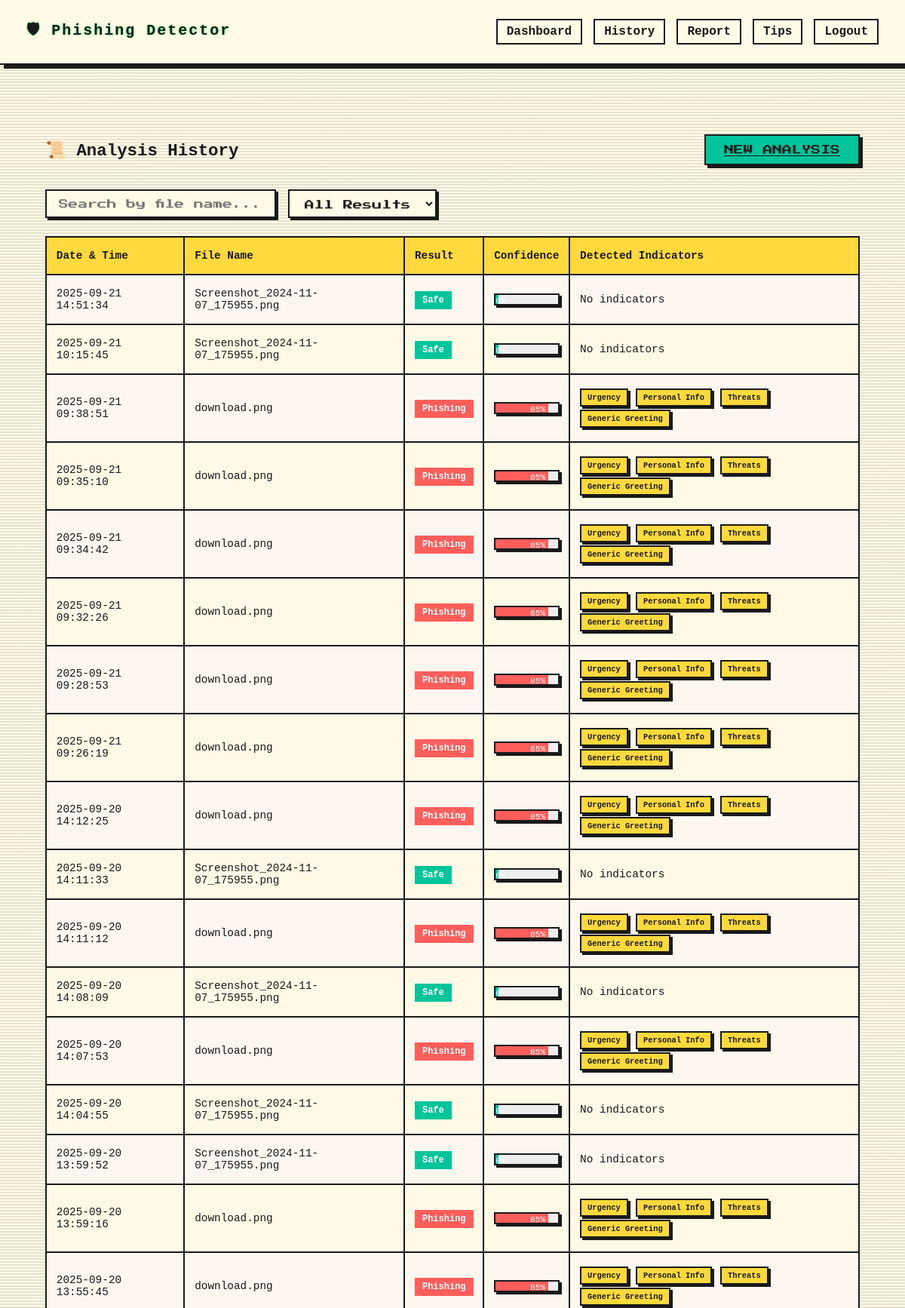
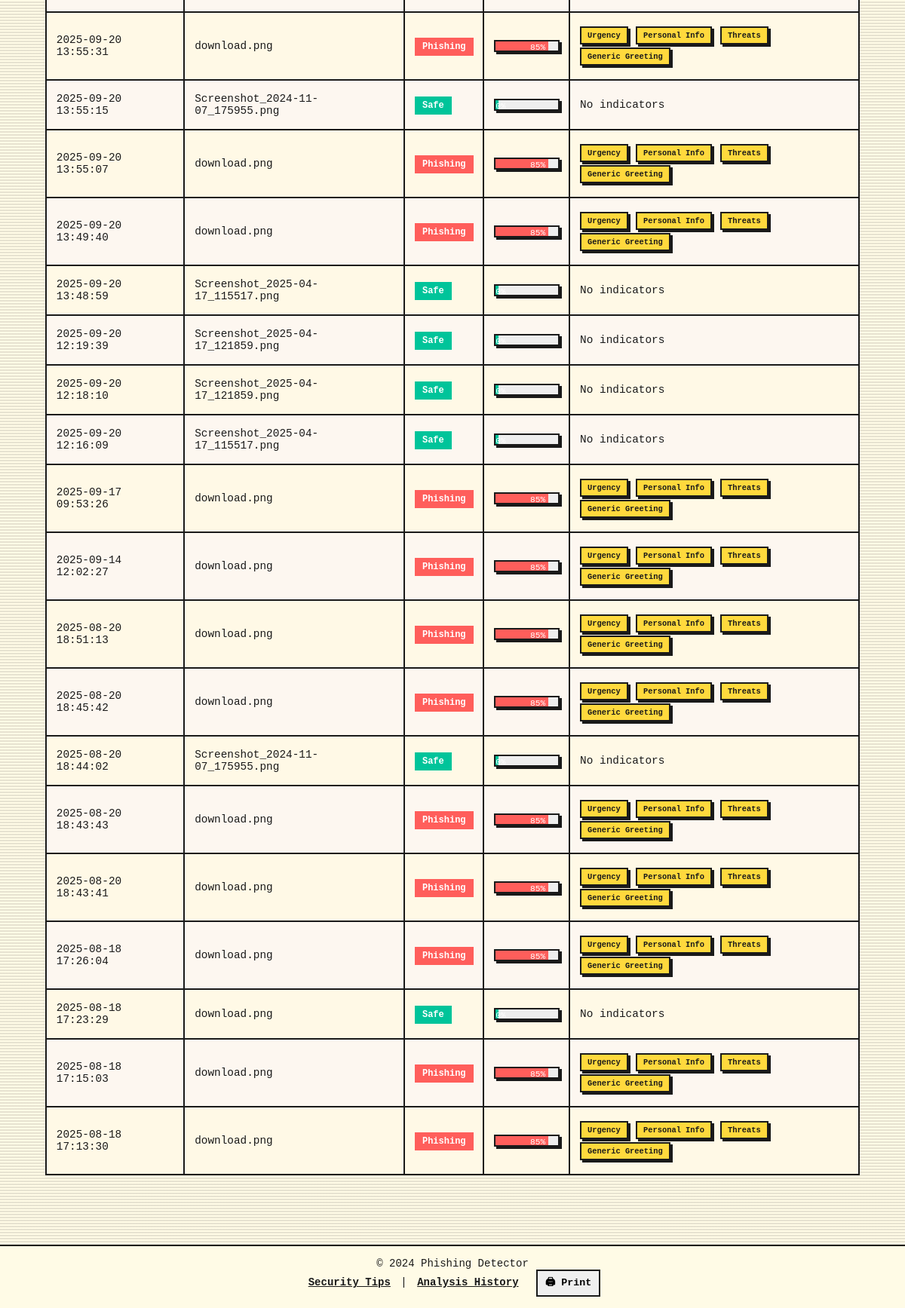
The page /history (signed in) on the database its author committed (2 pictures, top to bottom).
### app.py (models this page shows)
class EmailAnalysis(db.Model):
    id = db.Column(db.Integer, primary_key=True)
    filename = db.Column(db.String(100), nullable=False)
    is_phishing = db.Column(db.Boolean, nullable=False)
    confidence_score = db.Column(db.Float, nullable=False)
    detected_indicators = db.Column(db.Text, nullable=True)
    urls_found = db.Column(db.Text, nullable=True)
    model_predictions = db.Column(db.Text, nullable=True)
    timestamp = db.Column(db.DateTime, default=datetime.utcnow)
    user_id = db.Column(db.Integer, db.ForeignKey('user.id'), nullable=False)

### app.py (the view)
@app.route('/history')
@login_required
def history():
    user_id = session['user_id']
    analyses = EmailAnalysis.query.filter_by(user_id=user_id).order_by(EmailAnalysis.timestamp.desc()).all()
    return render_template('history.html', analyses=analyses)

### app.py (called while the page is built)
def login_required(f):
    @wraps(f)
    def decorated_function(*args, **kwargs):
        if 'user_id' not in session:
            flash('Please log in to access this page.', 'danger')
            return redirect(url_for('login_page'))
        return f(*args, **kwargs)
    return decorated_function

### templates/history.html (shortened to what this page needs)
{% extends "base.html" %}
{% block content %}
<div class="dashboard-container">
  <div class="card-history-header">
    <h2 class="glitch-hover">📜 Analysis History</h2>
    <a href="{{ url_for('dashboard') }}" class="btn">NEW ANALYSIS</a>
  </div>
  <div class="search-filter">
    <input id="searchInput" type="text" placeholder="Search by file name...">
    <select id="filterSelect">
      <option value="all">All Results</option>
    </select>
  </div>
  {% if analyses %}
  <div style="overflow-x:auto;">
    <table id="historyTable">
      <thead>
        <tr>
          <th>Date & Time</th>
          <th>File Name</th>
          <th>Result</th>
          <th>Confidence</th>
          <th>Detected Indicators</th>
        </tr>
      </thead>
      <tbody>
        {% for analysis in analyses %}
        <tr data-result="{{ 'phishing' if analysis.is_phishing else 'safe' }}">
          <td>{{ analysis.timestamp.strftime('%Y-%m-%d %H:%M:%S') }}</td>
          <td class="file-name">{{ analysis.filename }}</td>
          <td>
            {% if analysis.is_phishing %}
              <span class="badge-phishing">Phishing</span>
            {% else %}
              <span class="badge-safe">Safe</span>
            {% endif %}
          </td>
          <td>
            <div class="retro-bar">
              <div class="retro-bar-fill {{ 'danger' if analysis.is_phishing else 'safe' }}"
                   style="--target-width: {{ analysis.confidence_score }}%; width: {{ analysis.confidence_score }}%;">
                   {{ "%.0f"|format(analysis.confidence_score) }}%
              </div>
            </div>
          </td>
          <td>
            {% if analysis.detected_indicators %}
              {% for indicator in analysis.detected_indicators.split(',') %}
                {% if indicator %}
                  <span class="badge-indicator" title="{{ indicator.replace('_',' ').title() }}">
                    {{ indicator.replace('_',' ').title() }}
                  </span>
                {% endif %}
              {% endfor %}
            {% else %}
              <span class="text-muted fst-italic">No indicators</span>
            {% endif %}
          </td>
        </tr>
        {% endfor %}
      </tbody>
    </table>
  </div>
  {% else %}
  <div class="empty-state retro-terminal">
    <p>> <span class="typing">No analysis done yet...</span></p>
    <p>> Upload an email to begin scanning.</p>
  </div>
  {% endif %}
</div>
{% endblock %}

### templates/base.html (shortened to what this page needs)
<!DOCTYPE html>
<html lang="en">
<head>
</head>
<body>
  <div class="navbar">
    <div class="brand crt-text">🛡 Phishing Detector</div>
    <ul>
      {% if session.get('user_id') %}
        <li><a href="/dashboard">Dashboard</a></li>
        <li><a href="/history">History</a></li>
        <li><a href="/report">Report</a></li>
        <li><a href="/tips">Tips</a></li>
        <li style="position: relative;">
    <a href="#" id="logout-link">Logout</a>
</li>
      {% else %}
        <li><a href="/">Home</a></li>
        <li><a href="/login">Login</a></li>
        <li><a href="/register">Register</a></li>
      {% endif %}
    </ul>
  </div>
  <div class="content">
    {% block content %}{% endblock %}
  </div>
  <div class="footer">
    <p>© 2024 Phishing Detector</p>
    <p>
      <a href="/tips">Security Tips</a> |
      <a href="/history">Analysis History</a>
      <button class="print-btn" onclick="window.print()">🖨 Print</button>
    </p>
  </div>
</body>
</html>

### templates/base.html (style rules this page uses)
:root { --primary: #000; --secondary: #fffbe6; --accent: #FF5E5B; --shadow: 5px 5px 0px var(--primary); }
* { margin: 0; padding: 0; box-sizing: border-box; font-family: 'Courier New', monospace; }
body { background-color: var(--secondary); color: var(--primary); min-height: 100vh; display: flex; flex-direction: column; background-image: linear-gradient(rgba(18, 16, 16, 0.1) 50%, transparent 50%); background-size: 100% 4px; }
.navbar { background-color: var(--secondary); border-bottom: 2px solid var(--primary); padding: 25px 35px; display: flex; justify-content: space-between; align-items: center; box-shadow: var(--shadow); }
.navbar .brand { font-size: 20px; font-weight: bold; letter-spacing: 2px; }
.navbar ul { list-style: none; display: flex; gap: 15px; }
.navbar a { text-decoration: none; font-weight: bold; color: var(--primary); border: 2px solid var(--primary); padding: 6px 12px; background-color: var(--secondary); transition: all 0.2s ease; cursor: pointer; }
.content { flex: 1; padding: 5%; max-width: none; margin: 0 auto; }
.footer { border-top: 2px solid var(--primary); padding: 15px; text-align: center; font-size: 14px; background-color: var(--secondary); box-shadow: var(--shadow); }
.footer a { color: var(--primary); text-decoration: underline; font-weight: bold; margin: 0 5px; }
.print-btn { color: black; border: 2px solid var(--primary); padding: 5px 10px; font-weight: bold; cursor: pointer; margin-left: 10px; transition: all 0.2s; }
.crt-text { text-shadow: 0 0 2px rgba(0, 255, 85, 0.4); }

### templates/logout_confirm.html (style rules this page uses)
.crt-text { text-shadow: 0 0 3px rgba(0, 255, 85, 0.8); }

### templates/history.html (style rules this page uses)
:root { --primary: #1a1a1a; --secondary: #fffbe6; --accent: #ff5e5b; --accent2: #00c49a; --accent3: #ffd93d; --shadow: 5px 5px 0 var(--primary); }
.dashboard-container { width: 100%; padding: 2rem 0; font-family: 'Press Start 2P', monospace, 'Courier New', monospace; box-sizing: border-box; }
.card-history-header { display: flex; justify-content: space-between; align-items: center; flex-wrap: wrap; margin-bottom: 2rem; }
.card-history-header h2 { font-size: 1.4rem; color: var(--primary); }
.card-history-header a.btn { font-family: 'Press Start 2P', monospace; font-size: 0.8rem; padding: 0.75rem 1.5rem; border: 2px solid var(--primary); background: var(--accent2); color: var(--primary); box-shadow: 4px 4px 0 var(--primary); transition: all 0.2s; }
.search-filter { display: flex; gap: 1rem; margin-bottom: 1.5rem; flex-wrap: wrap; }
.search-filter input, .search-filter select { font-family: 'Press Start 2P', monospace; font-size: 0.8rem; border: 2px solid var(--primary); background: var(--secondary); color: var(--primary); padding: 0.6rem 1rem; box-shadow: 3px 3px 0 var(--primary); transition: all 0.2s; }
table { font-family: 'Press Start 2P', monospace; font-size: 0.9rem; border-collapse: collapse; width: 100%; }
table th, table td { border: 2px solid var(--primary); padding: 1rem 0.8rem; text-align: left; }
table th { background: var(--accent3); color: var(--primary); }
table tbody tr { transition: transform 0.25s ease, box-shadow 0.25s ease, background 0.25s ease; cursor: pointer; }
table tbody tr:nth-child(even) { background: #fff9e6; }
table tbody tr:nth-child(odd) { background: #fdf7f0; }
.retro-bar { border: 2px solid var(--primary); width: 100%; background: #eee; height: 1rem; box-shadow: 3px 3px 0 var(--primary); }
.retro-bar-fill { height: 100%; text-align: right; padding-right: 4px; font-size: 0.7rem; line-height: 1rem; color: #fff; animation: growBar 1s ease-in-out forwards; }
.retro-bar-fill.safe { background: var(--accent2); }
.retro-bar-fill.danger { background: var(--accent); }
.badge-phishing, .badge-safe, .badge-indicator { transform: scale(0); animation: pop 0.3s forwards; }
.badge-phishing { background: var(--accent); color: #fff; font-weight: bold; padding: 5px 10px; font-size: 0.75rem; }
.badge-safe { background: var(--accent2); color: #fff; font-weight: bold; padding: 5px 10px; font-size: 0.75rem; }
.badge-indicator { background: var(--accent3); color: var(--primary); font-weight: bold; border: 2px solid var(--primary); box-shadow: 3px 3px 0 var(--primary); display: inline-block; padding: 4px 8px; margin: 2px 2px 2px 0; font-size: 0.65rem; }

### rows shown on the page
EmailAnalysis: timestamp "2025-09-21 14:51:34", filename "Screenshot_2024-11-07_175955.png", is_phishing "Safe", confidence_score "0", detected_indicators "No indicators"
EmailAnalysis: timestamp "2025-09-21 10:15:45", filename "Screenshot_2024-11-07_175955.png", is_phishing "Safe", confidence_score "0", detected_indicators "No indicators"
EmailAnalysis: timestamp "2025-09-21 09:38:51", filename "download.png", is_phishing "Phishing", confidence_score "85", replace "Urgency" "Personal Info" "Threats" "Generic Greeting"
EmailAnalysis: timestamp "2025-09-21 09:35:10", filename "download.png", is_phishing "Phishing", confidence_score "85", replace "Urgency" "Personal Info" "Threats" "Generic Greeting"
EmailAnalysis: timestamp "2025-09-21 09:34:42", filename "download.png", is_phishing "Phishing", confidence_score "85", replace "Urgency" "Personal Info" "Threats" "Generic Greeting"
EmailAnalysis: timestamp "2025-09-21 09:32:26", filename "download.png", is_phishing "Phishing", confidence_score "85", replace "Urgency" "Personal Info" "Threats" "Generic Greeting"
EmailAnalysis: timestamp "2025-09-21 09:28:53", filename "download.png", is_phishing "Phishing", confidence_score "85", replace "Urgency" "Personal Info" "Threats" "Generic Greeting"
EmailAnalysis: timestamp "2025-09-21 09:26:19", filename "download.png", is_phishing "Phishing", confidence_score "85", replace "Urgency" "Personal Info" "Threats" "Generic Greeting"
EmailAnalysis: timestamp "2025-09-20 14:12:25", filename "download.png", is_phishing "Phishing", confidence_score "85", replace "Urgency" "Personal Info" "Threats" "Generic Greeting"
EmailAnalysis: timestamp "2025-09-20 14:11:33", filename "Screenshot_2024-11-07_175955.png", is_phishing "Safe", confidence_score "0", detected_indicators "No indicators"
EmailAnalysis: timestamp "2025-09-20 14:11:12", filename "download.png", is_phishing "Phishing", confidence_score "85", replace "Urgency" "Personal Info" "Threats" "Generic Greeting"
EmailAnalysis: timestamp "2025-09-20 14:08:09", filename "Screenshot_2024-11-07_175955.png", is_phishing "Safe", confidence_score "0", detected_indicators "No indicators"
EmailAnalysis: timestamp "2025-09-20 14:07:53", filename "download.png", is_phishing "Phishing", confidence_score "85", replace "Urgency" "Personal Info" "Threats" "Generic Greeting"
EmailAnalysis: timestamp "2025-09-20 14:04:55", filename "Screenshot_2024-11-07_175955.png", is_phishing "Safe", confidence_score "0", detected_indicators "No indicators"
EmailAnalysis: timestamp "2025-09-20 13:59:52", filename "Screenshot_2024-11-07_175955.png", is_phishing "Safe", confidence_score "0", detected_indicators "No indicators"
EmailAnalysis: timestamp "2025-09-20 13:59:16", filename "download.png", is_phishing "Phishing", confidence_score "85", replace "Urgency" "Personal Info" "Threats" "Generic Greeting"
EmailAnalysis: timestamp "2025-09-20 13:55:45", filename "download.png", is_phishing "Phishing", confidence_score "85", replace "Urgency" "Personal Info" "Threats" "Generic Greeting"
EmailAnalysis: timestamp "2025-09-20 13:55:31", filename "download.png", is_phishing "Phishing", confidence_score "85", replace "Urgency" "Personal Info" "Threats" "Generic Greeting"
EmailAnalysis: timestamp "2025-09-20 13:55:15", filename "Screenshot_2024-11-07_175955.png", is_phishing "Safe", confidence_score "0", detected_indicators "No indicators"
EmailAnalysis: timestamp "2025-09-20 13:55:07", filename "download.png", is_phishing "Phishing", confidence_score "85", replace "Urgency" "Personal Info" "Threats" "Generic Greeting"
EmailAnalysis: timestamp "2025-09-20 13:49:40", filename "download.png", is_phishing "Phishing", confidence_score "85", replace "Urgency" "Personal Info" "Threats" "Generic Greeting"
EmailAnalysis: timestamp "2025-09-20 13:48:59", filename "Screenshot_2025-04-17_115517.png", is_phishing "Safe", confidence_score "0", detected_indicators "No indicators"
EmailAnalysis: timestamp "2025-09-20 12:19:39", filename "Screenshot_2025-04-17_121859.png", is_phishing "Safe", confidence_score "0", detected_indicators "No indicators"
EmailAnalysis: timestamp "2025-09-20 12:18:10", filename "Screenshot_2025-04-17_121859.png", is_phishing "Safe", confidence_score "0", detected_indicators "No indicators"
EmailAnalysis: timestamp "2025-09-20 12:16:09", filename "Screenshot_2025-04-17_115517.png", is_phishing "Safe", confidence_score "0", detected_indicators "No indicators"
EmailAnalysis: timestamp "2025-09-17 09:53:26", filename "download.png", is_phishing "Phishing", confidence_score "85", replace "Urgency" "Personal Info" "Threats" "Generic Greeting"
EmailAnalysis: timestamp "2025-09-14 12:02:27", filename "download.png", is_phishing "Phishing", confidence_score "85", replace "Urgency" "Personal Info" "Threats" "Generic Greeting"
EmailAnalysis: timestamp "2025-08-20 18:51:13", filename "download.png", is_phishing "Phishing", confidence_score "85", replace "Urgency" "Personal Info" "Threats" "Generic Greeting"
EmailAnalysis: timestamp "2025-08-20 18:45:42", filename "download.png", is_phishing "Phishing", confidence_score "85", replace "Urgency" "Personal Info" "Threats" "Generic Greeting"
EmailAnalysis: timestamp "2025-08-20 18:44:02", filename "Screenshot_2024-11-07_175955.png", is_phishing "Safe", confidence_score "0", detected_indicators "No indicators"
EmailAnalysis: timestamp "2025-08-20 18:43:43", filename "download.png", is_phishing "Phishing", confidence_score "85", replace "Urgency" "Personal Info" "Threats" "Generic Greeting"
EmailAnalysis: timestamp "2025-08-20 18:43:41", filename "download.png", is_phishing "Phishing", confidence_score "85", replace "Urgency" "Personal Info" "Threats" "Generic Greeting"
EmailAnalysis: timestamp "2025-08-18 17:26:04", filename "download.png", is_phishing "Phishing", confidence_score "85", replace "Urgency" "Personal Info" "Threats" "Generic Greeting"
EmailAnalysis: timestamp "2025-08-18 17:23:29", filename "download.png", is_phishing "Safe", confidence_score "0", detected_indicators "No indicators"
EmailAnalysis: timestamp "2025-08-18 17:15:03", filename "download.png", is_phishing "Phishing", confidence_score "85", replace "Urgency" "Personal Info" "Threats" "Generic Greeting"
EmailAnalysis: timestamp "2025-08-18 17:13:30", filename "download.png", is_phishing "Phishing", confidence_score "85", replace "Urgency" "Personal Info" "Threats" "Generic Greeting"
